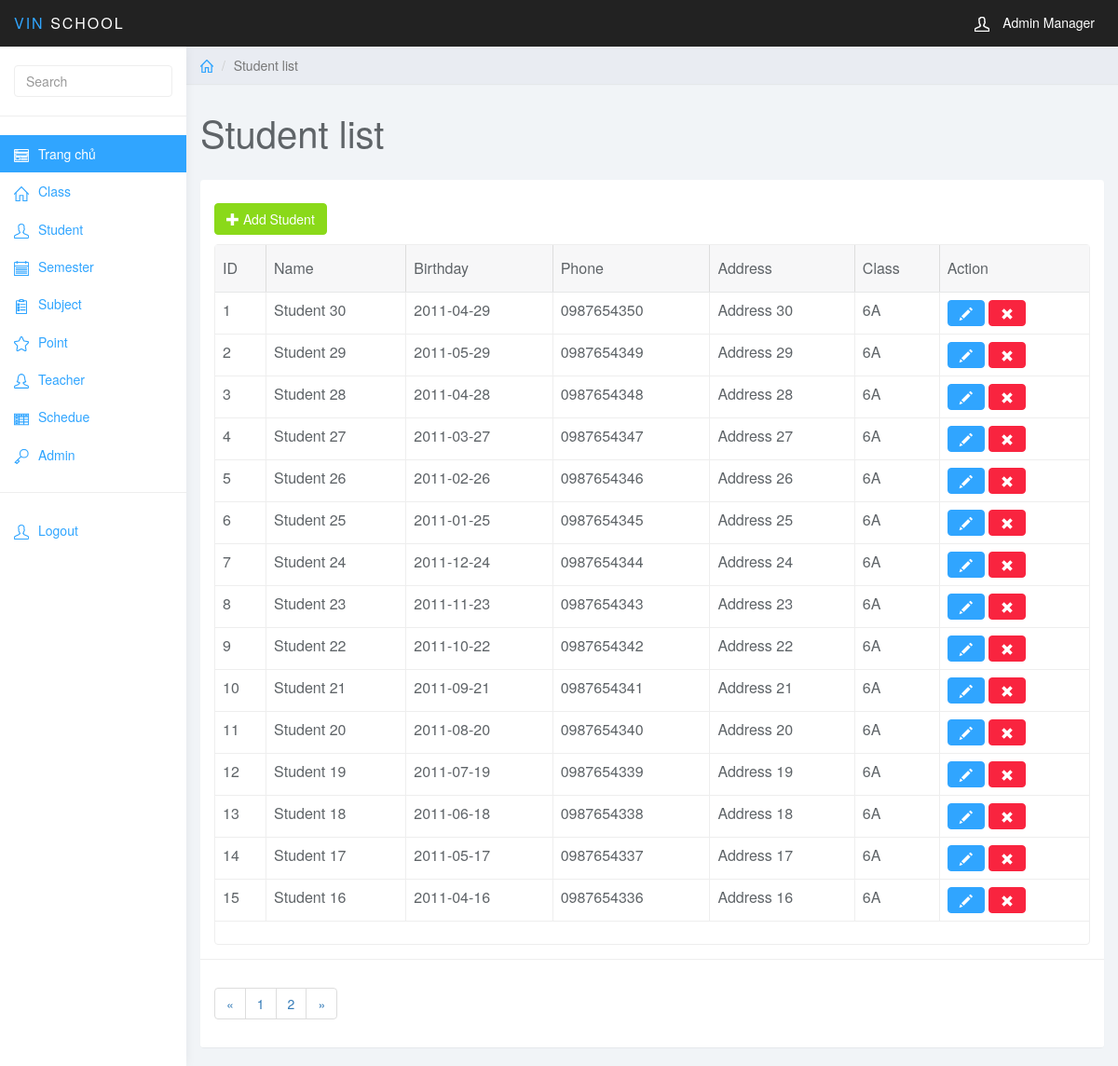
The app's page /index.php?page_layout=student (signed in) with its own data.
### tables this page shows
CREATE TABLE `student` (
  `student_id` int(11) NOT NULL,
  `student_name` varchar(255) NOT NULL,
  `student_phone` varchar(255) NOT NULL,
  `student_address` varchar(255) NOT NULL,
  `class_id` int(11) NOT NULL,
  `student_birth_day` varchar(255) NOT NULL
);

CREATE TABLE `class` (
  `class_id` int(11) NOT NULL,
  `class_name` varchar(255) NOT NULL,
  `teacher_id` int(11) NOT NULL
);

### student.php (the view, shortened to what this page needs)
<div class="col-sm-9 col-sm-offset-3 col-lg-10 col-lg-offset-2 main">
	<div class="row">
		<ol class="breadcrumb">
			<li><a href="#"><svg class="glyph stroked home"><use xlink:href="#stroked-home"></use></svg></a></li>
			<li class="active">Student list</li>
		</ol>
	</div>
	<div class="row">
		<div class="col-lg-12">
			<h1 class="page-header">Student list</h1>
		</div>
	</div>
	<div id="toolbar" class="btn-group">
           <a href="index.php?page_layout=add-student" class="btn btn-success">
               <i class="glyphicon glyphicon-plus"></i> Add Student
           </a>
       </div>
	<div class="row">
		<div class="col-lg-12">
			<div class="panel panel-default">
				<div class="panel-body">
                       <table
                           data-toolbar="#toolbar"
                           data-toggle="table">
					    <thead>
					    <tr>
					        <th>ID</th>
					        <th>Name</th>
                               <th>Birthday</th>
                               <th>Phone</th>
                               <th>Address</th>
                               <th>Class</th>
                               <th>Action</th>
					    </tr>
                           </thead>
                           <tbody>
                               <?php
                                   if(isset($_GET["page"])){
                                       $page = $_GET["page"];
                                   }
                                   else{
                                       $page = 1;
                                   }
                                   $rows_per_page = 15;
                                   $per_rows = $page*$rows_per_page - $rows_per_page;
                                   $total_rows = mysqli_num_rows(mysqli_query($conn, "SELECT * FROM student"));
                                   $total_pages = ceil($total_rows/$rows_per_page);
                                   $list_pages = '';
                                   $page_prev = $page - 1;
                                   if($page_prev < 1){
                                       $page_prev = 1;
                                   }
                                   $list_pages .= '<li class="page-item"><a class="page-link" href="index.php?page_layout=student&page='.$page_prev.'">&laquo;</a></li>';
                                   for($i=1; $i<=$total_pages; $i++){
                                       $list_pages .= '<li class="page-item"><a class="page-link" href="index.php?page_layout=student&page='.$i.'">'.$i.'</a></li>';
                                   }
                                   $page_next = $page + 1;
                                   $list_pages .= '<li class="page-item"><a class="page-link" href="index.php?page_layout=student&page='.$page_next.'">&raquo;</a></li>';
                                   $sql = "SELECT * FROM student
                                           INNER JOIN class
                                           ON class.class_id = student.class_id
                                           ORDER BY student_id DESC
                                           LIMIT $per_rows, $rows_per_page";
                                   $query = mysqli_query($conn, $sql);
                                   while($row = mysqli_fetch_array($query)){
                               ?>
                               <tr>
                                   <td style=""><?php echo $row['student_name'] ?></td>
                                   <td style=""><?php echo $row['student_birth_day'] ?></td>
                                   <td style=""><?php echo $row['student_phone'] ?></td>
                                   <td style=""><?php echo $row['student_address'] ?></td>
                                   <td style=""><?php echo $row['class_name'] ?></td>
                                   <td class="form-group">
                                       <a href="index.php?page_layout=edit-student&student_id=<?php echo $row['student_id'] ?>" class="btn btn-primary"><i class="glyphicon glyphicon-pencil"></i></a>
                                       <a  onclick="return conf();" href="del_student.php?student_id=<?php echo $row["student_id"];?>" class="btn btn-danger"><i class="glyphicon glyphicon-remove"></i></a>
                                   </td>
                               </tr>
                               <?php
                                   }
                               ?>
                           </tbody>
					</table>
                   </div>
                   <div class="panel-footer">
                       <nav aria-label="Page navigation example">
                           <ul class="pagination">
                               <?php echo $list_pages;?>
                           </ul>
                       </nav>
                   </div>
			</div>
		</div>
	</div>
</div>

### css/styles.css (style rules this page uses)
body { background: #f1f4f7; padding-top: 50px; color: #5f6468; }
a, a:hover, a:focus { color: #30a5ff; }
h1, h2, h3, h4, h5, h6 { color: #5f6468; }
h1 { font-weight: 300; font-size: 40px; }
.btn-primary, .btn-primary:hover, .btn-primary:focus, .btn-primary:active, .btn-primary.active, .open > .dropdown-toggle.btn-primary, .btn-primary.disabled, .btn-primary[disabled], fieldset[disabled] .btn-primary, .btn-primary.disabled:hover, .btn-primary[disabled]:hover, fieldset[disabled] .btn-primary:hover, .btn-primary.disabled:focus, .btn-primary[disabled]:focus, fieldset[disabled] .btn-primary:focus, .btn-primary.disabled:active, .btn-primary[disabled]:active, fieldset[disabled] .btn-primary:active, .btn-primary.disabled.active, .btn-primary[disabled].active, fieldset[disabled] .btn-primary.active { background-color: #30a5ff; border-color: #30a5ff; }
.btn-success, .btn-success:hover, .btn-success:focus, .btn-success:active, .btn-success.active, .open > .dropdown-toggle.btn-success, .btn-success.disabled, .btn-success[disabled], fieldset[disabled] .btn-success, .btn-success.disabled:hover, .btn-success[disabled]:hover, fieldset[disabled] .btn-success:hover, .btn-success.disabled:focus, .btn-success[disabled]:focus, fieldset[disabled] .btn-success:focus, .btn-success.disabled:active, .btn-success[disabled]:active, fieldset[disabled] .btn-success:active, .btn-success.disabled.active, .btn-success[disabled].active, fieldset[disabled] .btn-success.active { background-color: #8ad919; border-color: #8ad919; }
.btn-danger, .btn-danger:hover, .btn-danger:focus, .btn-danger:active, .btn-danger.active, .open > .dropdown-toggle.btn-danger, .btn-danger.disabled, .btn-danger[disabled], fieldset[disabled] .btn-danger, .btn-danger.disabled:hover, .btn-danger[disabled]:hover, fieldset[disabled] .btn-danger:hover, .btn-danger.disabled:focus, .btn-danger[disabled]:focus, fieldset[disabled] .btn-danger:focus, .btn-danger.disabled:active, .btn-danger[disabled]:active, fieldset[disabled] .btn-danger:active, .btn-danger.disabled.active, .btn-danger[disabled].active, fieldset[disabled] .btn-danger.active { background-color: #f9243f; border-color: #f9243f; }
.panel { border: 0; }
.panel-footer { background: #fff; border-top: 1px solid #eee; }
.breadcrumb { border-radius: 0; padding: 10px 15px; background: #e9ecf2; box-shadow: 0 1px 1px rgba(0, 0, 0, .05); margin: 0 ; }
h1.page-header { margin-top: 30px; border-bottom: 0; }
.table { background: #fff; }
.breadcrumb .glyph { height: 14px; width: 14px; margin: -2px 0 0 0; stroke-width: 4px; }

### admin.php (style rules this page uses)
table { counter-reset: tableCount; }

### records on screen
student: student_name "Student 30", student_birth_day "2011-04-29", student_phone "0987654350", student_address "Address 30", class.class_name "6A"
student: student_name "Student 29", student_birth_day "2011-05-29", student_phone "0987654349", student_address "Address 29", class.class_name "6A"
student: student_name "Student 28", student_birth_day "2011-04-28", student_phone "0987654348", student_address "Address 28", class.class_name "6A"
student: student_name "Student 27", student_birth_day "2011-03-27", student_phone "0987654347", student_address "Address 27", class.class_name "6A"
student: student_name "Student 26", student_birth_day "2011-02-26", student_phone "0987654346", student_address "Address 26", class.class_name "6A"
student: student_name "Student 25", student_birth_day "2011-01-25", student_phone "0987654345", student_address "Address 25", class.class_name "6A"
student: student_name "Student 24", student_birth_day "2011-12-24", student_phone "0987654344", student_address "Address 24", class.class_name "6A"
student: student_name "Student 23", student_birth_day "2011-11-23", student_phone "0987654343", student_address "Address 23", class.class_name "6A"
student: student_name "Student 22", student_birth_day "2011-10-22", student_phone "0987654342", student_address "Address 22", class.class_name "6A"
student: student_name "Student 21", student_birth_day "2011-09-21", student_phone "0987654341", student_address "Address 21", class.class_name "6A"
student: student_name "Student 20", student_birth_day "2011-08-20", student_phone "0987654340", student_address "Address 20", class.class_name "6A"
student: student_name "Student 19", student_birth_day "2011-07-19", student_phone "0987654339", student_address "Address 19", class.class_name "6A"
student: student_name "Student 18", student_birth_day "2011-06-18", student_phone "0987654338", student_address "Address 18", class.class_name "6A"
student: student_name "Student 17", student_birth_day "2011-05-17", student_phone "0987654337", student_address "Address 17", class.class_name "6A"
student: student_name "Student 16", student_birth_day "2011-04-16", student_phone "0987654336", student_address "Address 16", class.class_name "6A"
